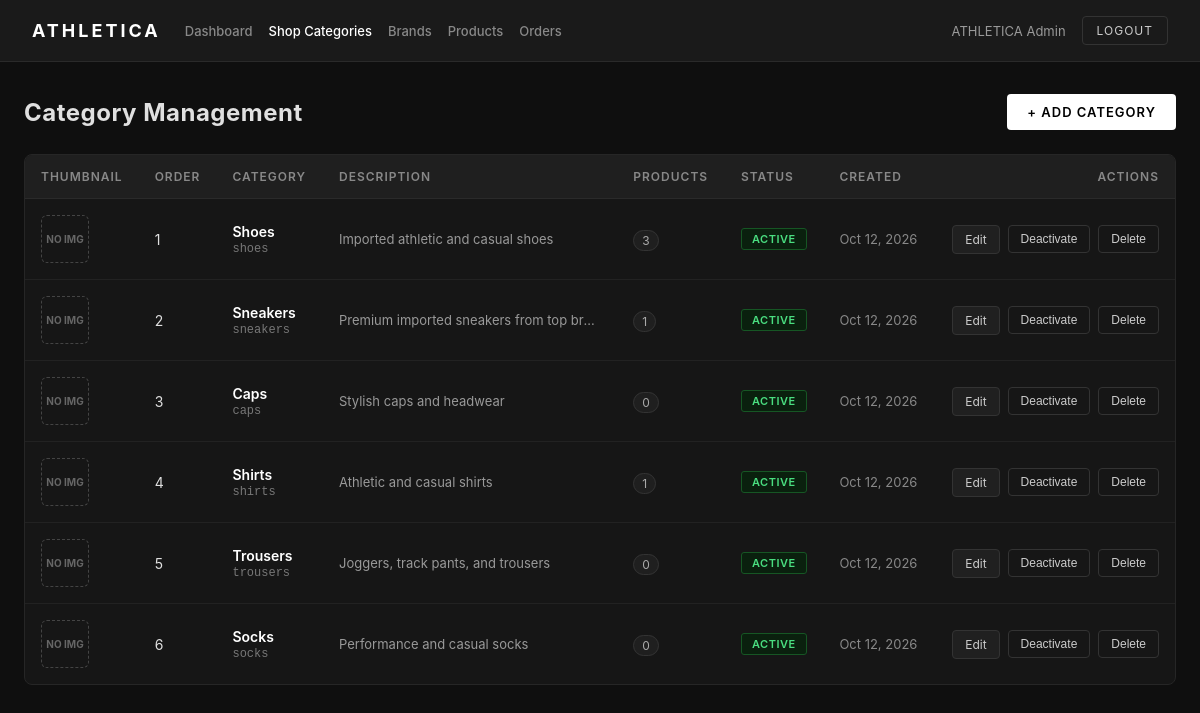
The app's page /admin/categories.php (signed in) with its own data.
### tables this page shows
CREATE TABLE `categories` (
    `id`          INT UNSIGNED    NOT NULL AUTO_INCREMENT,
    `name`        VARCHAR(100)    NOT NULL,
    `slug`        VARCHAR(120)    NOT NULL,
    `description` TEXT            NULL,
    `image`       VARCHAR(255)    NULL     DEFAULT NULL,
    `sort_order`  INT             NOT NULL DEFAULT 0,
    `is_active`   TINYINT(1)      NOT NULL DEFAULT 1,
    `created_at`  DATETIME        NOT NULL DEFAULT CURRENT_TIMESTAMP,
    `updated_at`  DATETIME        NOT NULL DEFAULT CURRENT_TIMESTAMP ON UPDATE CURRENT_TIMESTAMP,

    PRIMARY KEY (`id`),
    UNIQUE KEY `uq_categories_slug` (`slug`),
    KEY `idx_categories_sort_order` (`sort_order`)
);

### admin/categories.php (called while the page is built)
<?php require __DIR__ . '/categories/index.php';

### admin/categories/index.php (the view, shortened to what this page needs)
<?php
require __DIR__ . '/../../config/database.php';
$sql = 'SELECT c.id, c.name, c.slug, c.description, c.image, c.sort_order, c.is_active, c.created_at,
               COUNT(p.id) AS product_count
        FROM categories c
        LEFT JOIN products p ON p.category_id = c.id
        GROUP BY c.id
        ORDER BY c.sort_order ASC, c.id ASC';
$stmt = $pdo->query($sql);
$categories = $stmt->fetchAll();
?>
<!DOCTYPE html>
<html lang="en">
<head>
</head>
<body>
    <header class="topbar">
        <div class="brand-group">
            <a href="../dashboard.php" class="brand">ATHLETICA</a>
            <nav class="nav-links">
                <a href="../dashboard.php" class="nav-link">Dashboard</a>
                <a href="index.php" class="nav-link active">Shop Categories</a>
                <a href="../brands/index.php" class="nav-link">Brands</a>
                <a href="../products/index.php" class="nav-link">Products</a>
                <a href="../orders/index.php" class="nav-link">Orders</a>
            </nav>
        </div>
        <div class="admin-info">
            <span><?= htmlspecialchars($_SESSION['admin_name'], ENT_QUOTES, 'UTF-8') ?></span>
            <a href="../logout.php" class="btn-logout">Logout</a>
        </div>
    </header>
    <main class="container">
        <div class="header-row">
            <div>
                <h1>Category Management</h1>
            </div>
            <a href="create.php" class="btn-primary">+ Add Category</a>
        </div>
        <div class="card">
            <?php if (empty($categories)): ?>
                <div class="empty-state">
                    <p>No categories found in the database.</p>
                    <a href="create.php" class="btn-primary">Create First Category</a>
                </div>
            <?php else: ?>
                <table>
                    <thead>
                        <tr>
                            <th style="width: 70px;">Thumbnail</th>
                            <th style="width: 60px;">Order</th>
                            <th>Category</th>
                            <th>Description</th>
                            <th>Products</th>
                            <th>Status</th>
                            <th>Created</th>
                            <th style="text-align: right;">Actions</th>
                        </tr>
                    </thead>
                    <tbody>
                        <?php foreach ($categories as $cat): ?>
                            <tr>
                                <td>
                                    <?php if (!empty($cat['image'])): ?>
                                        <img src="../../<?= htmlspecialchars($cat['image'], ENT_QUOTES, 'UTF-8') ?>" alt="" style="width: 48px; height: 48px; object-fit: cover; border-radius: 6px; border: 1px solid #333; background: #222;">
                                    <?php else: ?>
                                        <div style="width: 48px; height: 48px; border-radius: 6px; border: 1px dashed #444; display: flex; align-items: center; justify-content: center; color: #666; font-size: 10px; font-weight: 700; background: #161616;">
                                            NO IMG
                                        </div>
                                    <?php endif; ?>
                                </td>
                                <td><?= (int) $cat['sort_order'] ?></td>
                                <td>
                                    <div class="cat-name"><?= htmlspecialchars($cat['name'], ENT_QUOTES, 'UTF-8') ?></div>
                                    <div class="cat-slug"><?= htmlspecialchars($cat['slug'], ENT_QUOTES, 'UTF-8') ?></div>
                                </td>
                                <td>
                                    <div class="cat-desc" title="<?= htmlspecialchars($cat['description'] ?? '', ENT_QUOTES, 'UTF-8') ?>">
                                        <?= !empty($cat['description']) ? htmlspecialchars($cat['description'], ENT_QUOTES, 'UTF-8') : '<span style="color:#555;">—</span>' ?>
                                    </div>
                                </td>
                                <td>
                                    <span class="badge-count"><?= (int) $cat['product_count'] ?></span>
                                </td>
                                <td>
                                    <?php if ($cat['is_active']): ?>
                                        <span class="badge badge-active">Active</span>
                                    <?php else: ?>
                                        <span class="badge badge-inactive">Inactive</span>
                                    <?php endif; ?>
                                </td>
                                <td style="color: #888; font-size: 13px;">
                                    <?= date('M d, Y', strtotime($cat['created_at'])) ?>
                                </td>
                                <td>
                                    <div class="actions-cell" style="justify-content: flex-end;">
                                        <a href="edit.php?id=<?= (int) $cat['id'] ?>" class="btn-action">Edit</a>
                                        <form method="POST" action="toggle-status.php" style="display: inline;">
                                            <button type="submit" class="btn-action btn-toggle" title="Click to change visibility status">
                                                <?= $cat['is_active'] ? 'Deactivate' : 'Activate' ?>
                                            </button>
                                        </form>
                                        <form method="POST" action="delete.php" style="display: inline;" onsubmit="return confirm('Are you sure you want to delete the category \'<?= htmlspecialchars(addslashes($cat['name']), ENT_QUOTES, 'UTF-8') ?>\'?');">
                                            <button type="submit" class="btn-action btn-delete">
                                                Delete
                                            </button>
                                        </form>
                                    </div>
                                </td>
                            </tr>
                        <?php endforeach; ?>
                    </tbody>
                </table>
            <?php endif; ?>
        </div>
    </main>
</body>
</html>

### admin/categories/index.php (style rules this page uses)
*, *::before, *::after { box-sizing: border-box; margin: 0; padding: 0; }
body { font-family: -apple-system, BlinkMacSystemFont, 'Segoe UI', Roboto, sans-serif; background: #0f0f0f; color: #e0e0e0; min-height: 100vh; }
.topbar { background: #1a1a1a; border-bottom: 1px solid #2a2a2a; padding: 16px 32px; display: flex; justify-content: space-between; align-items: center; }
.topbar .brand-group { display: flex; align-items: center; gap: 24px; }
.topbar .brand { font-size: 18px; font-weight: 700; letter-spacing: 3px; color: #ffffff; text-decoration: none; }
.nav-links { display: flex; gap: 16px; }
.nav-link { color: #888; text-decoration: none; font-size: 13px; font-weight: 500; transition: color 0.2s; }
.nav-link:hover, .nav-link.active { color: #ffffff; }
.topbar .admin-info { display: flex; align-items: center; gap: 16px; font-size: 13px; color: #999; }
.btn-logout { padding: 6px 14px; background: transparent; border: 1px solid #333; border-radius: 4px; color: #ccc; font-size: 12px; letter-spacing: 1px; text-transform: uppercase; text-decoration: none; transition: border-color 0.2s, color 0.2s; }
.container { max-width: 1200px; margin: 0 auto; padding: 32px 24px; }
.header-row { display: flex; justify-content: space-between; align-items: center; margin-bottom: 24px; }
.header-row h1 { font-size: 24px; font-weight: 700; letter-spacing: 0.5px; }
.btn-primary { display: inline-flex; align-items: center; gap: 8px; background: #ffffff; color: #000000; padding: 10px 20px; border-radius: 4px; text-decoration: none; font-size: 13px; font-weight: 600; letter-spacing: 1px; text-transform: uppercase; transition: background 0.2s; border: none; cursor: pointer; }
.card { background: #161616; border: 1px solid #262626; border-radius: 8px; overflow: hidden; }
table { width: 100%; border-collapse: collapse; text-align: left; font-size: 14px; }
th { background: #1f1f1f; color: #888; font-weight: 600; font-size: 12px; letter-spacing: 1px; text-transform: uppercase; padding: 14px 16px; border-bottom: 1px solid #2a2a2a; }
td { padding: 16px; border-bottom: 1px solid #222; vertical-align: middle; }
tr:last-child td { border-bottom: none; }
.cat-name { font-weight: 600; color: #ffffff; margin-bottom: 2px; }
.cat-slug { font-size: 12px; color: #777; font-family: monospace; }
.cat-desc { color: #999; font-size: 13px; max-width: 260px; white-space: nowrap; overflow: hidden; text-overflow: ellipsis; }
.badge { display: inline-block; padding: 3px 10px; border-radius: 3px; font-size: 11px; font-weight: 600; letter-spacing: 0.5px; text-transform: uppercase; }
.badge-active { background: #0a200e; color: #4ade80; border: 1px solid #165624; }
.badge-count { background: #1f1f1f; color: #aaa; border: 1px solid #333; padding: 2px 8px; border-radius: 12px; font-size: 12px; }
.actions-cell { display: flex; align-items: center; gap: 8px; flex-wrap: wrap; }
.btn-action { display: inline-flex; align-items: center; padding: 6px 12px; font-size: 12px; border-radius: 4px; text-decoration: none; border: 1px solid #333; background: #202020; color: #ccc; cursor: pointer; transition: all 0.2s; }
.btn-toggle { background: transparent; }
.btn-delete { background: transparent; }

### records on screen
categories: shows "NO IMG", sort_order "1", name "Shoes", slug "shoes", description "Imported athletic and casual shoes", product_count "3", is_active "ACTIVE", created_at "Oct 12, 2026"
categories: shows "NO IMG", sort_order "2", name "Sneakers", slug "sneakers", description "Premium imported sneakers from top br…", product_count "1", is_active "ACTIVE", created_at "Oct 12, 2026"
categories: shows "NO IMG", sort_order "3", name "Caps", slug "caps", description "Stylish caps and headwear", product_count "0", is_active "ACTIVE", created_at "Oct 12, 2026"
categories: shows "NO IMG", sort_order "4", name "Shirts", slug "shirts", description "Athletic and casual shirts", product_count "1", is_active "ACTIVE", created_at "Oct 12, 2026"
categories: shows "NO IMG", sort_order "5", name "Trousers", slug "trousers", description "Joggers, track pants, and trousers", product_count "0", is_active "ACTIVE", created_at "Oct 12, 2026"
categories: shows "NO IMG", sort_order "6", name "Socks", slug "socks", description "Performance and casual socks", product_count "0", is_active "ACTIVE", created_at "Oct 12, 2026"

### other values on screen
$_SESSION['admin_name'] "ATHLETICA Admin"
